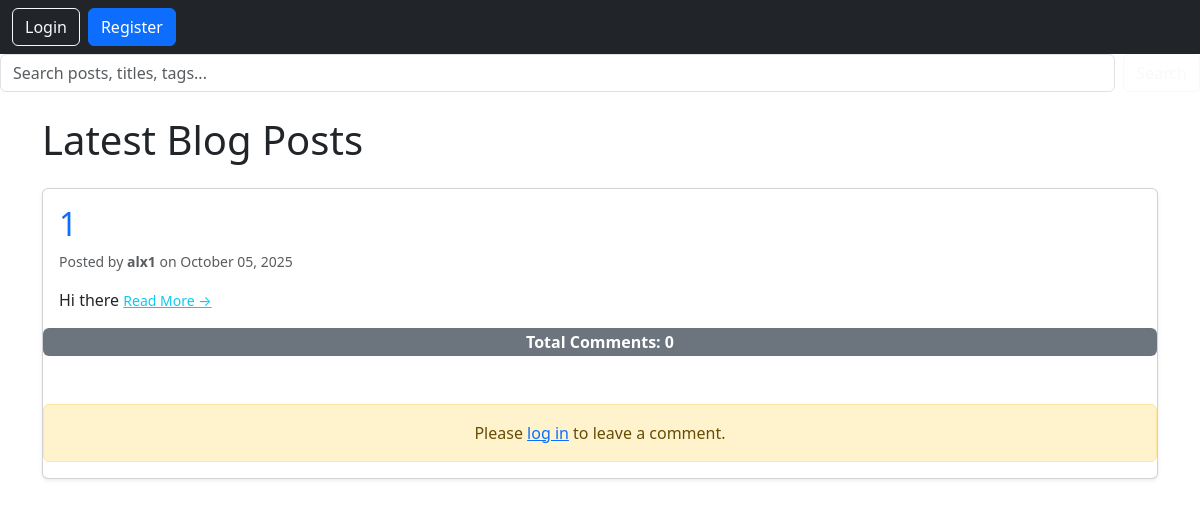
The page / on the database its author committed.
### blog/models.py (models this page shows, shortened)
class Post(models.Model):
    title = models.CharField(max_length=200)
    content = models.TextField()
    published_date = models.DateTimeField(auto_now_add=True)
    author = models.ForeignKey(User, on_delete=models.CASCADE)

### blog/views.py (the view)
class PostListView(ListView):
    model = Post
    template_name = 'blog/post_list.html'
    context_object_name = 'posts'
    ordering = ['-published_date']
    def get_context_data(self, **kwargs):
        context = super().get_context_data(**kwargs)
        context['all_comments'] = Comment.objects.all()
        return context

### blog/templates/blog/post_list.html (shortened to what this page needs)
{% extends 'blog/base.html' %}
{% block content %}
<h1 class="mb-4">Latest Blog Posts</h1>
{% for post in posts %}
    <article class="card mb-4 shadow-sm">
        <div class="card-body">
            <h2 class="card-title">
                <a href="{% url 'post-detail' pk=post.pk %}" class="text-decoration-none text-primary">
                    {{ post.title }}
                </a>
            </h2>
            <p class="card-text text-muted small">
                Posted by <span class="fw-bold">{{ post.author.username }}</span> on {{ post.published_date|date:"F d, Y" }}
            </p>
            <p class="card-text">
                {{ post.content|truncatechars:200 }}
                <a href="{% url 'post-detail' pk=post.pk %}" class="text-info small">Read More &rarr;</a>
            </p>
        </div>
        <span class="badge bg-secondary fs-6">
        Total Comments: {{ all_comments|length }}
    </span>{% if user.is_authenticated %}
    <div class="card p-4 mt-5 shadow">
        <h5>Leave a Comment:</h5>
        <form method="POST" action="{% url 'comment-create' pk=post.pk %}">
            {% csrf_token %}
            <div class="mb-3">
                <label for="{{ comment_form.content.id_for_label }}" class="form-label">{{ comment_form.content.label }}</label>
                {{ comment_form.content }}
                {% for error in comment_form.content.errors %}
                    <div class="invalid-feedback d-block">{{ error }}</div>
                {% endfor %}
            </div>
            <button type="submit" class="btn btn-primary">Submit Comment</button>
        </form>
    </div>
{% else %}
    <div class="alert alert-warning text-center mt-5">
        Please <a href="{% url 'login' %}">log in</a> to leave a comment.
    </div>
{% endif %}
    </article>
{% empty %}
    <div class="alert alert-info" role="alert">
        No blog posts have been published yet. Be the first!
    </div>
{% endfor %}
{% endblock content %}

### rows shown on the page
Post: title "1", author.username "alx1", published_date "October 05, 2025", content "Hi there", all_comments "0"
